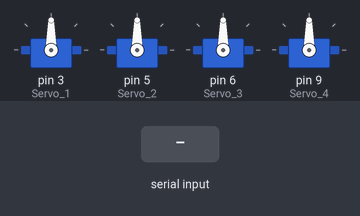
This sketch was run on a simulated Arduino Uno, built with avr-gcc and run on an emulated ATmega328P. Shown: 4 × servo. The inputs (shaded band) are chosen by the test bench.

Above: at 1.2 s.
1.3 s: "B" received over Serial
At 2.5 s:
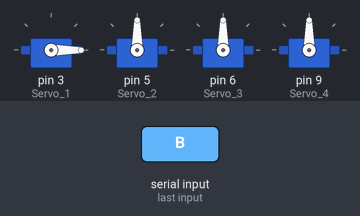
2.8 s: "A" received over Serial
At 3.8 s:
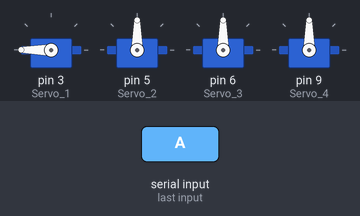
4.3 s: "D" received over Serial
At 4.9 s:
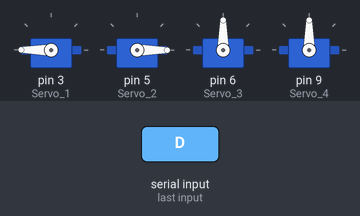
5.8 s: "C" received over Serial
At 6.1 s:
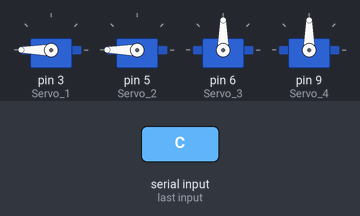
7.3 s: "F" received over Serial
At 8.4 s:
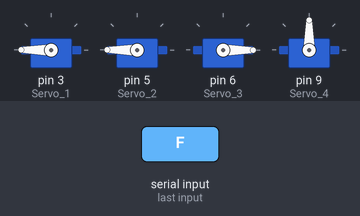
8.8 s: "E" received over Serial
At 9.6 s:
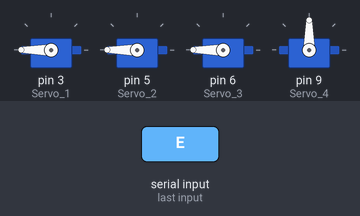
Timing chart, 0 to 11.3 s (numbered marks = the images above; inputs shaded):
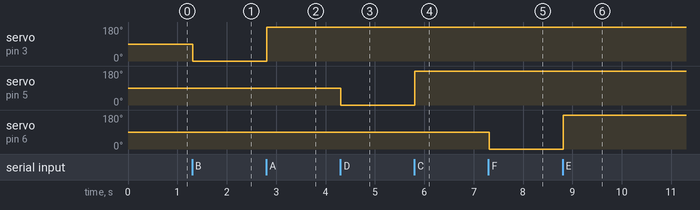

The sketch:

robotic-arm.ino
```cpp
#include<Servo.h>

//Servo used:MG995
Servo Servo_1,Servo_2,Servo_3,Servo_4;

char SerialFeed; //Command

void setup(){
  Servo_1.attach(3); //D3
  Servo_2.attach(5); //D5
  Servo_3.attach(6); //D6
  Servo_4.attach(9); //D9
  Serial.begin(9600);
  //SerialConn initialise
}

void loop(){
  if(Serial.available()>0){
    SerialFeed=Serial.read();
    delay(10);//Wait 10 miliseconds!
    if(SerialFeed=='B'){
     Servo_1.write(0);
     //Servo-1:Anti-clk
    }
    else if(SerialFeed=='A'){
     Servo_1.write(180);
     //Servo-1:Clk-wise
    }
    else if(SerialFeed=='D'){
     Servo_2.write(0);
     //Servo-2:Anti-clk
    }
    else if(SerialFeed=='C'){
     Servo_2.write(180);
     //Servo-2:Clk-wise
    }
    else if(SerialFeed=='F'){
     Servo_3.write(0);
     //Servo-3:Anti-clk
    }
    else if(SerialFeed=='E'){
     Servo_3.write(180);
     //Servo-3:Clk-wise
    }
    else if(SerialFeed=='L'){
     Servo_4.write(0);
     //Servo-4:Anti-clk
    }
    else if(SerialFeed=='K'){
     Servo_4.write(180);
     //Servo-4:Clk-wise
    }
    else{
     delay(1000);   //Holddown state!
     Servo_1.write(90);
     Servo_2.write(90);
     Servo_3.write(90);
     Servo_4.write(90);
    }
  }
}
```

Measured:
- after the input at 1.3 s, servo on pin 3 (Servo_1): 90° → 0° at once
- after the input at 2.8 s, servo on pin 3 (Servo_1): 0° → 180° at once
- after the input at 4.3 s, servo on pin 5 (Servo_2): 90° → 0° at once
- after the input at 5.8 s, servo on pin 5 (Servo_2): 0° → 180° at once
- after the input at 7.3 s, servo on pin 6 (Servo_3): 90° → 0° at once
- after the input at 8.8 s, servo on pin 6 (Servo_3): 0° → 180° at once
